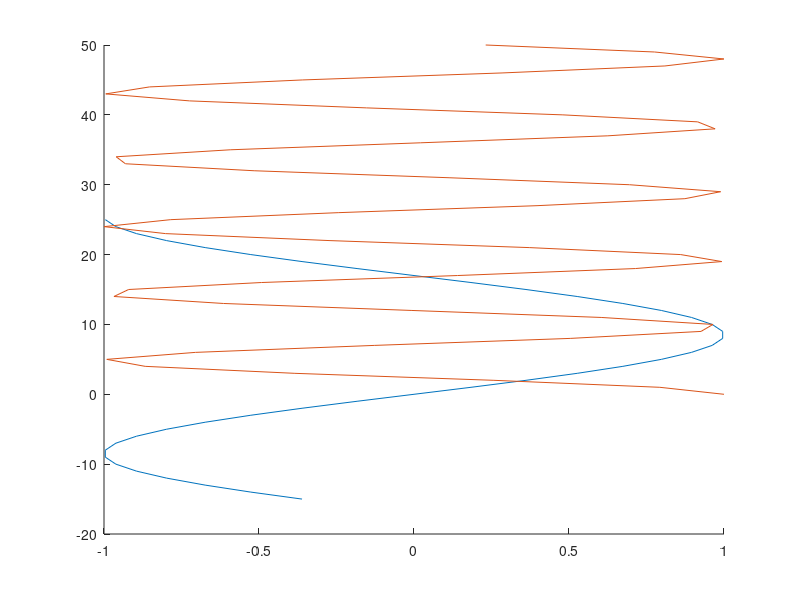

Here is the MATLAB script that generated this plot:
%c)
n1=-15:25;
x1=sin(pi*n1/17);
n2=0:50;
x2=cos(pi*n2/sqrt(23));
figure(1);
hold on;
plot(x1,n1)
plot(x2,n2)

